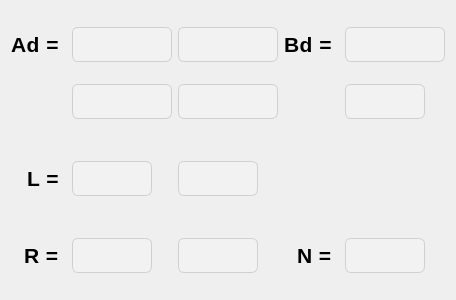
        <widget class="QFrame" name="userInput">
         <property name="minimumSize">
          <size>
           <width>0</width>
           <height>300</height>
          </size>
         </property>
         <property name="maximumSize">
          <size>
           <width>16777215</width>
           <height>300</height>
          </size>
         </property>
         <property name="frameShape">
          <enum>QFrame::NoFrame</enum>
         </property>
         <property name="frameShadow">
          <enum>QFrame::Raised</enum>
         </property>
         <layout class="QGridLayout" name="gridLayout">
          <item row="7" column="0" alignment="Qt::AlignRight">
           <widget class="QLabel" name="rLabel">
            <property name="styleSheet">
             <string notr="true">QLabel{
    font-family: &quot;Poppins Semibold&quot;;
    font-size: 16pt;
    color: #000000;
    font-weight: 600;
    letter-spacing: 0.5px;
}</string>
            </property>
            <property name="text">
             <string>R = </string>
            </property>
           </widget>
          </item>
          <item row="5" column="0" alignment="Qt::AlignRight">
           <widget class="QLabel" name="lLabel">
            <property name="styleSheet">
             <string notr="true">QLabel{
    font-family: &quot;Poppins Semibold&quot;;
    font-size: 16pt;
    color: #000000;
    font-weight: 600;
    letter-spacing: 0.5px;
}</string>
            </property>
            <property name="text">
             <string>L = </string>
            </property>
           </widget>
          </item>
          <item row="7" column="5" alignment="Qt::AlignRight">
           <widget class="QLabel" name="nLabel">
            <property name="styleSheet">
             <string notr="true">QLabel{
    font-family: &quot;Poppins Semibold&quot;;
    font-size: 16pt;
    color: #000000;
    font-weight: 600;
    letter-spacing: 0.5px;
}</string>
            </property>
            <property name="text">
             <string>N = </string>
            </property>
           </widget>
          </item>
          <item row="1" column="5" alignment="Qt::AlignRight">
           <widget class="QLabel" name="matrixBLabel">
            <property name="styleSheet">
             <string notr="true">QLabel{
    font-family: &quot;Poppins Semibold&quot;;
    font-size: 16pt;
    color: #000000;
    font-weight: 600;
    letter-spacing: 0.5px;
}</string>
            </property>
            <property name="text">
             <string>Bd = </string>
            </property>
           </widget>
          </item>
          <item row="6" column="2">
           <spacer name="verticalSpacer_3">
            <property name="orientation">
             <enum>Qt::Vertical</enum>
            </property>
            <property name="sizeType">
             <enum>QSizePolicy::Fixed</enum>
            </property>
            <property name="sizeHint" stdset="0">
             <size>
              <width>20</width>
              <height>20</height>
             </size>
            </property>
           </spacer>
          </item>
          <item row="7" column="6">
           <widget class="QLineEdit" name="n">
            <property name="maximumSize">
             <size>
              <width>80</width>
              <height>35</height>
             </size>
            </property>
            <property name="styleSheet">
             <string notr="true">QLineEdit {
    font-family: &quot;Poppins&quot;;
    font-size: 10pt;
    color: #333333;

    background-color: #F2F2F2;        /* abu-abu muda elegan */
    border: 1px solid #D0D0D0;        /* outline halus */
    border-radius: 6px;

    padding: 6px 8px;
    qproperty-alignment: 'AlignCenter';
}

QLineEdit:focus {
    background-color: #FFFFFF;
    border: 1px solid #A0A0A0;        /* highlight tipis saat fokus */
}</string>
            </property>
           </widget>
          </item>
          <item row="7" column="2">
           <widget class="QLineEdit" name="r2">
            <property name="maximumSize">
             <size>
              <width>80</width>
              <height>35</height>
             </size>
            </property>
            <property name="styleSheet">
             <string notr="true">QLineEdit {
    font-family: &quot;Poppins&quot;;
    font-size: 10pt;
    color: #333333;

    background-color: #F2F2F2;        /* abu-abu muda elegan */
    border: 1px solid #D0D0D0;        /* outline halus */
    border-radius: 6px;

    padding: 6px 8px;
    qproperty-alignment: 'AlignCenter';
}

QLineEdit:focus {
    background-color: #FFFFFF;
    border: 1px solid #A0A0A0;        /* highlight tipis saat fokus */
}</string>
            </property>
           </widget>
          </item>
          <item row="2" column="6">
           <widget class="QLineEdit" name="b21">
            <property name="maximumSize">
             <size>
              <width>80</width>
              <height>35</height>
             </size>
            </property>
            <property name="styleSheet">
             <string notr="true">QLineEdit {
    font-family: &quot;Poppins&quot;;
    font-size: 10pt;
    color: #333333;

    background-color: #F2F2F2;        /* abu-abu muda elegan */
    border: 1px solid #D0D0D0;        /* outline halus */
    border-radius: 6px;

    padding: 6px 8px;
    qproperty-alignment: 'AlignCenter';
}

QLineEdit:focus {
    background-color: #FFFFFF;
    border: 1px solid #A0A0A0;        /* highlight tipis saat fokus */
}</string>
            </property>
           </widget>
          </item>
          <item row="1" column="2">
           <widget class="QLineEdit" name="a12">
            <property name="maximumSize">
             <size>
              <width>100</width>
              <height>35</height>
             </size>
            </property>
            <property name="styleSheet">
             <string notr="true">QLineEdit {
    font-family: &quot;Poppins&quot;;
    font-size: 10pt;
    color: #333333;

    background-color: #F2F2F2;        /* abu-abu muda elegan */
    border: 1px solid #D0D0D0;        /* outline halus */
    border-radius: 6px;

    padding: 6px 8px;
    qproperty-alignment: 'AlignCenter';
}

QLineEdit:focus {
    background-color: #FFFFFF;
    border: 1px solid #A0A0A0;        /* highlight tipis saat fokus */
}</string>
            </property>
           </widget>
          </item>
          <item row="1" column="1">
           <widget class="QLineEdit" name="a11">
            <property name="maximumSize">
             <size>
              <width>100</width>
              <height>35</height>
             </size>
            </property>
            <property name="styleSheet">
             <string notr="true">QLineEdit {
    font-family: &quot;Poppins&quot;;
    font-size: 10pt;
    color: #333333;

    background-color: #F2F2F2;        /* abu-abu muda elegan */
    border: 1px solid #D0D0D0;        /* outline halus */
    border-radius: 6px;

    padding: 6px 8px;
    qproperty-alignment: 'AlignCenter';
}

QLineEdit:focus {
    background-color: #FFFFFF;
    border: 1px solid #A0A0A0;        /* highlight tipis saat fokus */
}</string>
            </property>
            <property name="text">
             <string/>
            </property>
           </widget>
          </item>
          <item row="3" column="2">
           <spacer name="verticalSpacer_2">
            <property name="orientation">
             <enum>Qt::Vertical</enum>
            </property>
            <property name="sizeType">
             <enum>QSizePolicy::Fixed</enum>
            </property>
            <property name="sizeHint" stdset="0">
             <size>
              <width>20</width>
              <height>20</height>
             </size>
            </property>
           </spacer>
          </item>
          <item row="2" column="1">
           <widget class="QLineEdit" name="a21">
            <property name="maximumSize">
             <size>
              <width>100</width>
              <height>35</height>
             </size>
            </property>
            <property name="styleSheet">
             <string notr="true">QLineEdit {
    font-family: &quot;Poppins&quot;;
    font-size: 10pt;
    color: #333333;

    background-color: #F2F2F2;        /* abu-abu muda elegan */
    border: 1px solid #D0D0D0;        /* outline halus */
    border-radius: 6px;

    padding: 6px 8px;
    qproperty-alignment: 'AlignCenter';
}

QLineEdit:focus {
    background-color: #FFFFFF;
    border: 1px solid #A0A0A0;        /* highlight tipis saat fokus */
}</string>
            </property>
           </widget>
          </item>
          <item row="7" column="1">
           <widget class="QLineEdit" name="r1">
            <property name="maximumSize">
             <size>
              <width>80</width>
              <height>35</height>
             </size>
            </property>
            <property name="styleSheet">
             <string notr="true">QLineEdit {
    font-family: &quot;Poppins&quot;;
    font-size: 10pt;
    color: #333333;

    background-color: #F2F2F2;        /* abu-abu muda elegan */
    border: 1px solid #D0D0D0;        /* outline halus */
    border-radius: 6px;

    padding: 6px 8px;
    qproperty-alignment: 'AlignCenter';
}

QLineEdit:focus {
    background-color: #FFFFFF;
    border: 1px solid #A0A0A0;        /* highlight tipis saat fokus */
}</string>
            </property>
           </widget>
          </item>
          <item row="5" column="2">
           <widget class="QLineEdit" name="l2">
            <property name="maximumSize">
             <size>
              <width>80</width>
              <height>35</height>
             </size>
            </property>
            <property name="styleSheet">
             <string notr="true">QLineEdit {
    font-family: &quot;Poppins&quot;;
    font-size: 10pt;
    color: #333333;

    background-color: #F2F2F2;        /* abu-abu muda elegan */
    border: 1px solid #D0D0D0;        /* outline halus */
    border-radius: 6px;

    padding: 6px 8px;
    qproperty-alignment: 'AlignCenter';
}

QLineEdit:focus {
    background-color: #FFFFFF;
    border: 1px solid #A0A0A0;        /* highlight tipis saat fokus */
}</string>
            </property>
           </widget>
          </item>
          <item row="1" column="0" alignment="Qt::AlignRight">
           <widget class="QLabel" name="matrixALabel">
            <property name="styleSheet">
             <string notr="true">QLabel{
    font-family: &quot;Poppins Semibold&quot;;
    font-size: 16pt;
    color: #000000;
    font-weight: 600;
    letter-spacing: 0.5px;
}</string>
            </property>
            <property name="text">
             <string>Ad = </string>
            </property>
           </widget>
          </item>
          <item row="5" column="1">
           <widget class="QLineEdit" name="l1">
            <property name="maximumSize">
             <size>
              <width>80</width>
              <height>35</height>
             </size>
            </property>
            <property name="styleSheet">
             <string notr="true">QLineEdit {
    font-family: &quot;Poppins&quot;;
    font-size: 10pt;
    color: #333333;

    background-color: #F2F2F2;        /* abu-abu muda elegan */
    border: 1px solid #D0D0D0;        /* outline halus */
    border-radius: 6px;

    padding: 6px 8px;
    qproperty-alignment: 'AlignCenter';
}

QLineEdit:focus {
    background-color: #FFFFFF;
    border: 1px solid #A0A0A0;        /* highlight tipis saat fokus */
}</string>
            </property>
           </widget>
          </item>
          <item row="2" column="2">
           <widget class="QLineEdit" name="a22">
            <property name="maximumSize">
             <size>
              <width>100</width>
              <height>35</height>
             </size>
            </property>
            <property name="styleSheet">
             <string notr="true">QLineEdit {
    font-family: &quot;Poppins&quot;;
    font-size: 10pt;
    color: #333333;

    background-color: #F2F2F2;        /* abu-abu muda elegan */
    border: 1px solid #D0D0D0;        /* outline halus */
    border-radius: 6px;

    padding: 6px 8px;
    qproperty-alignment: 'AlignCenter';
}

QLineEdit:focus {
    background-color: #FFFFFF;
    border: 1px solid #A0A0A0;        /* highlight tipis saat fokus */
}</string>
            </property>
           </widget>
          </item>
          <item row="1" column="6">
           <widget class="QLineEdit" name="b11">
            <property name="maximumSize">
             <size>
              <width>100</width>
              <height>35</height>
             </size>
            </property>
            <property name="styleSheet">
             <string notr="true">QLineEdit {
    font-family: &quot;Poppins&quot;;
    font-size: 10pt;
    color: #333333;

    background-color: #F2F2F2;        /* abu-abu muda elegan */
    border: 1px solid #D0D0D0;        /* outline halus */
    border-radius: 6px;

    padding: 6px 8px;
    qproperty-alignment: 'AlignCenter';
}

QLineEdit:focus {
    background-color: #FFFFFF;
    border: 1px solid #A0A0A0;        /* highlight tipis saat fokus */
}</string>
            </property>
           </widget>
          </item>
         </layout>
        </widget>
